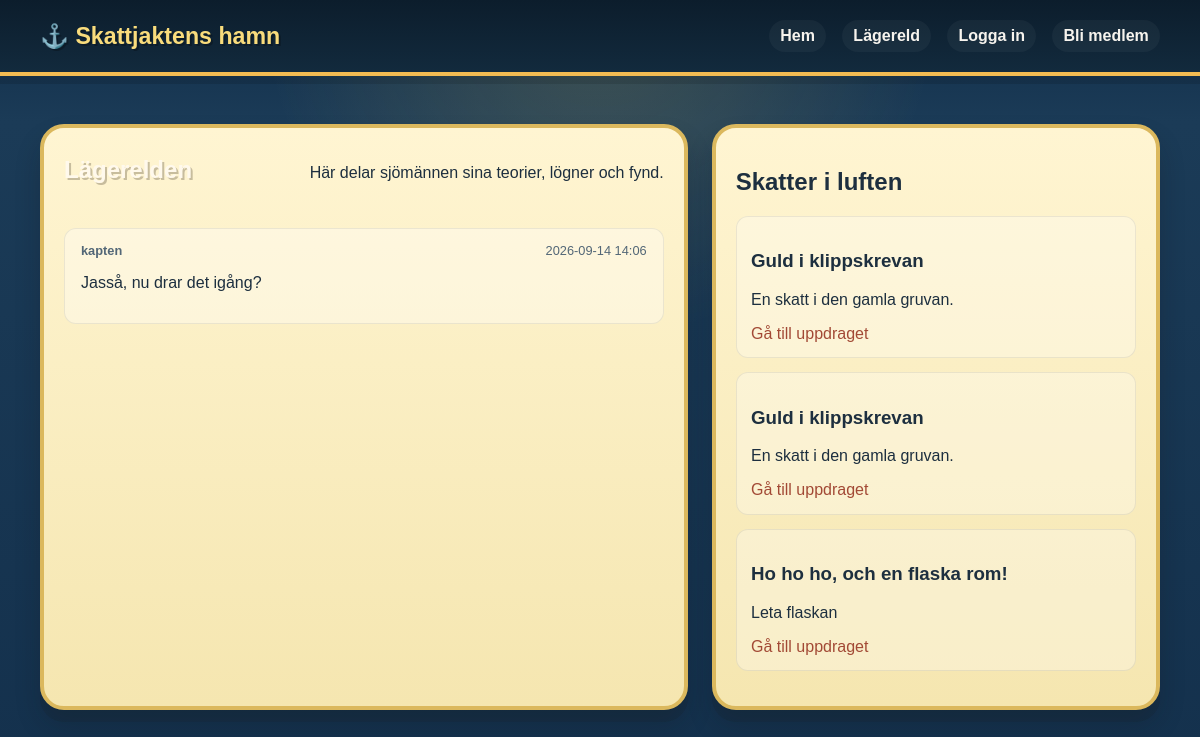
Page /campfire on the committed database.
### tables this page shows
CREATE TABLE comments (
            id INTEGER PRIMARY KEY AUTOINCREMENT,
            hunt_id INTEGER NOT NULL,
            user_id INTEGER NOT NULL,
            content TEXT NOT NULL,
            created_at TEXT NOT NULL DEFAULT CURRENT_TIMESTAMP,
            FOREIGN KEY(hunt_id) REFERENCES hunts(id),
            FOREIGN KEY(user_id) REFERENCES users(id)
        );

CREATE TABLE users (
            id INTEGER PRIMARY KEY AUTOINCREMENT,
            username TEXT NOT NULL UNIQUE,
            password_hash TEXT NOT NULL,
            role TEXT NOT NULL DEFAULT 'member',
            created_at TEXT NOT NULL DEFAULT CURRENT_TIMESTAMP
        );

CREATE TABLE hunts (
            id INTEGER PRIMARY KEY AUTOINCREMENT,
            user_id INTEGER NOT NULL,
            title TEXT NOT NULL,
            summary TEXT NOT NULL,
            content TEXT NOT NULL,
            image_url TEXT,
            location TEXT,
            difficulty TEXT,
            status TEXT NOT NULL DEFAULT 'draft',
            created_at TEXT NOT NULL DEFAULT CURRENT_TIMESTAMP,
            published_at TEXT,
            FOREIGN KEY(user_id) REFERENCES users(id)
        );

### treasure.py (the view)
@app.route("/campfire")
def campfire():
    db = get_db()
    comments = db.execute(
        """
        SELECT c.*, u.username
        FROM comments c
        JOIN users u ON u.id = c.user_id
        ORDER BY c.created_at DESC
        """
    ).fetchall()
    hunts = db.execute(
        "SELECT * FROM hunts WHERE status = 'published' ORDER BY published_at DESC, id DESC"
    ).fetchall()
    return render_template("campfire.html", comments=comments, hunts=hunts, user=current_user())

### treasure.py (called while the page is built, shortened)
def get_db_path():
    if app.config.get("TESTING"):
        return os.path.join(os.path.dirname(__file__), "test_treasure.db")
    return app.config["DATABASE"]

def get_db():
    if "db" not in g:
        conn = sqlite3.connect(get_db_path())
        conn.row_factory = sqlite3.Row
        g.db = conn
    return g.db

def user_is_logged_in():
    return "user_id" in session

def current_user():
    if not user_is_logged_in():
        return None
    db = get_db()
    return db.execute(
        "SELECT * FROM users WHERE id = ?",
        (session["user_id"],),
    ).fetchone()

def ensure_admin_exists():
    db = get_db()
    admin_count = db.execute(
        "SELECT COUNT(*) AS count FROM users WHERE role = 'admin'"
    ).fetchone()["count"]
    if admin_count > 0:
        return

@app.before_request
def ensure_db():
    init_db()
    ensure_admin_exists()

### templates/campfire.html (shortened to what this page needs)
{% extends 'base.html' %}
{% block content %}
<section class="container section campfire-layout">
  <div class="campfire-panel">
    <div class="section-heading">
      <h1>Lägerelden</h1>
      <p>Här delar sjömännen sina teorier, lögner och fynd.</p>
    </div>
    {% for comment in comments %}
      <article class="comment">
        <div class="comment-head">
          <strong>{{ comment.username }}</strong>
          <span>{{ comment.created_at[:16] }}</span>
        </div>
        <p>{{ comment.content }}</p>
      </article>
    {% else %}
      <p>Ingen har sagt något vid elden ännu. Är det din tur att starta berättelsen?</p>
    {% endfor %}
  </div>
  <aside class="side-panel">
    <h2>Skatter i luften</h2>
    {% for hunt in hunts %}
      <div class="mini-card">
        <h3>{{ hunt.title }}</h3>
        <p>{{ hunt.summary }}</p>
        <a href="{{ url_for('treasure_detail', hunt_id=hunt.id) }}">Gå till uppdraget</a>
      </div>
    {% else %}
      <p>Inga publicerade skatter just nu.</p>
    {% endfor %}
  </aside>
</section>
{% endblock %}

### static/css/style.css (style rules this page uses)
:root { --bg: #0d2238; --bg-alt: #1e3a57; --panel: #fff3c9; --panel-strong: #f7d97d; --text: #1d2f3f; --muted: #536777; --gold: #ffd45a; --reef: #2ca5a1; --sand: #f6c76b; --ship: #a24935; --grass: #4f9d5a; --shadow: rgba(16, 22, 26, 0.2); --ink: #1d1a14; }
* { box-sizing: border-box; }
body { margin: 0; font-family: "Trebuchet MS", "Comic Sans MS", "Arial Rounded MT Bold", sans-serif; background: radial-gradient(circle at top, rgba(255, 214, 90, 0.18), transparent 35%), linear-gradient(180deg, #102d48 0%, #1b3b57 16%, #14314d 100%); color: var(--text); }
a { color: var(--ship); text-decoration: none; }
.container { width: min(1120px, calc(100% - 2rem)); margin: 0 auto; }
.section { padding: 3rem 0; }
.section-heading { display: flex; align-items: baseline; justify-content: space-between; gap: 1rem; margin-bottom: 1.5rem; }
.section-heading h2, .section-heading h1, .auth-card h1, .panel h2, .article-card h1 { margin-top: 0; color: #fff9ec; text-shadow: 2px 2px 0 rgba(35, 24, 9, 0.25); }
.card, .panel, .article-card, .auth-card, .comment-panel, .campfire-panel, .side-panel { background: linear-gradient(180deg, #fff5d2 0%, #f5e6b0 100%); border: 4px solid #dbb85d; border-radius: 24px; box-shadow: 0 12px 0 rgba(32, 21, 12, 0.1), 0 16px 26px var(--shadow); overflow: hidden; }
.meta-row, .status-row, .admin-actions, .comment-head { display: flex; justify-content: space-between; align-items: center; gap: 0.75rem; }
.dashboard-layout, .campfire-layout, .treasure-layout { display: grid; grid-template-columns: 1.3fr 0.9fr; gap: 1.5rem; }
.panel, .comment-panel, .campfire-panel, .side-panel { padding: 1.25rem; }
.mini-card { background: rgba(255,255,255,0.3); border: 1px solid rgba(16, 34, 51, 0.08); border-radius: 12px; padding: 0.9rem; margin-bottom: 0.9rem; }
.comment { background: rgba(255,255,255,0.35); border: 1px solid rgba(16, 34, 51, 0.08); border-radius: 12px; padding: 0.9rem 1rem; margin-bottom: 0.9rem; }
.comment-head { color: var(--muted); font-size: 0.8rem; margin-bottom: 0.5rem; }

### rows in the picture
comments: username "kapten", created_at "2026-09-14 14:06", content "Jasså, nu drar det igång?"
hunts: title "Guld i klippskrevan", summary "En skatt i den gamla gruvan."
hunts: title "Guld i klippskrevan", summary "En skatt i den gamla gruvan."
hunts: title "Ho ho ho, och en flaska rom!", summary "Leta flaskan"
